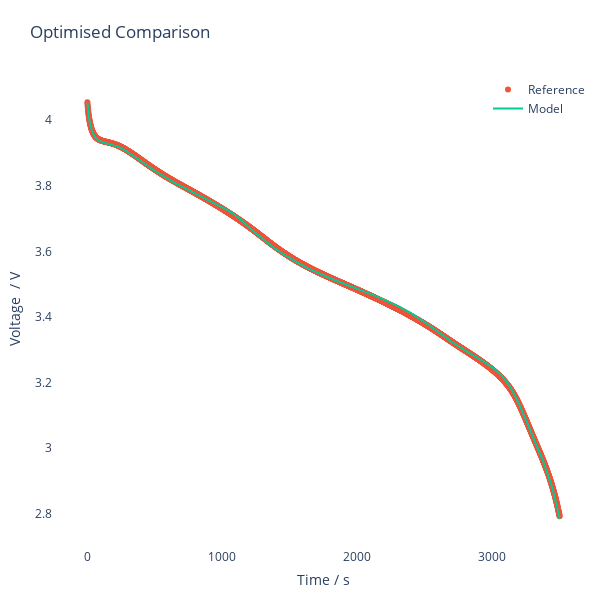

Source (notebook cell):
### Markdown cell above
Compare ground truth vs optimised result.

### Code cell
pybop.plot.problem(problem, inputs=result.best_inputs, title="Optimised Comparison");

### Figure 1 — Plotly figure (JSON) as saved in the notebook; plotly's stock layout.template omitted (floating-point values rounded to 4 significant figures; data arrays with more than 128 entries replaced by an {"elided": "..."} marker saying what was removed)
{"data": [{"fill": "toself", "fillcolor": "rgba(255,229,204,0.8)", "hoverinfo": "skip", "line": {"color": "rgba(255,255,255,0)"}, "showlegend": false, "type": "scatter", "x": {"elided": "7002 int values"}, "y": {"elided": "7002 float values"}}, {"mode": "markers", "name": "Reference", "showlegend": true, "type": "scatter", "x": {"elided": "3501 float values"}, "y": {"elided": "3501 float values"}}, {"mode": "lines", "name": "Model", "showlegend": true, "type": "scatter", "x": {"elided": "3501 float values"}, "y": {"elided": "3501 float values"}}], "layout": {"autosize": false, "height": 600, "legend": {"font": {"size": 12}, "x": 1, "xanchor": "right", "y": 1, "yanchor": "top"}, "margin": {"b": 10, "l": 10, "pad": 4, "r": 10, "t": 75}, "plot_bgcolor": "white", "showlegend": true, "title": {"text": "Optimised Comparison"}, "width": 600, "xaxis": {"exponentformat": "e", "showexponent": "last", "tickfont": {"size": 12}, "title": {"text": "Time / s"}}, "yaxis": {"exponentformat": "e", "showexponent": "last", "tickfont": {"size": 12}, "title": {"text": "Voltage  / V"}}}}
